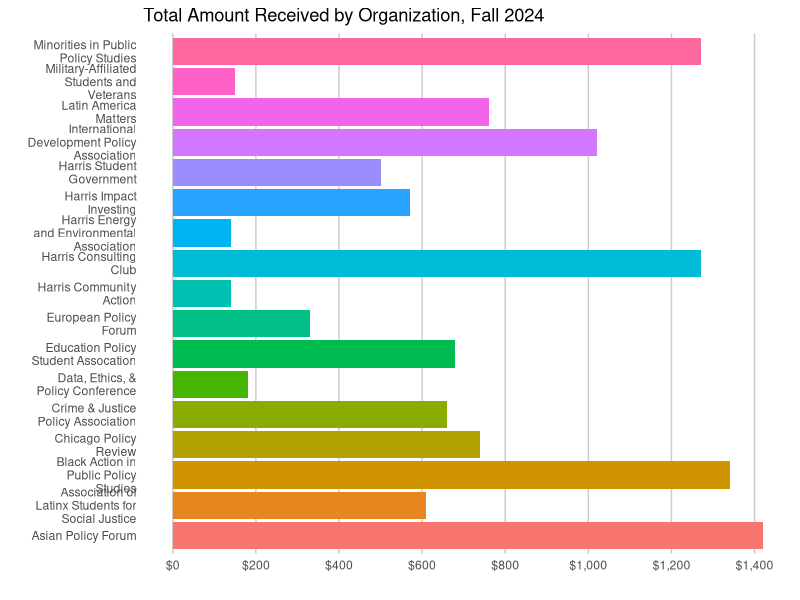
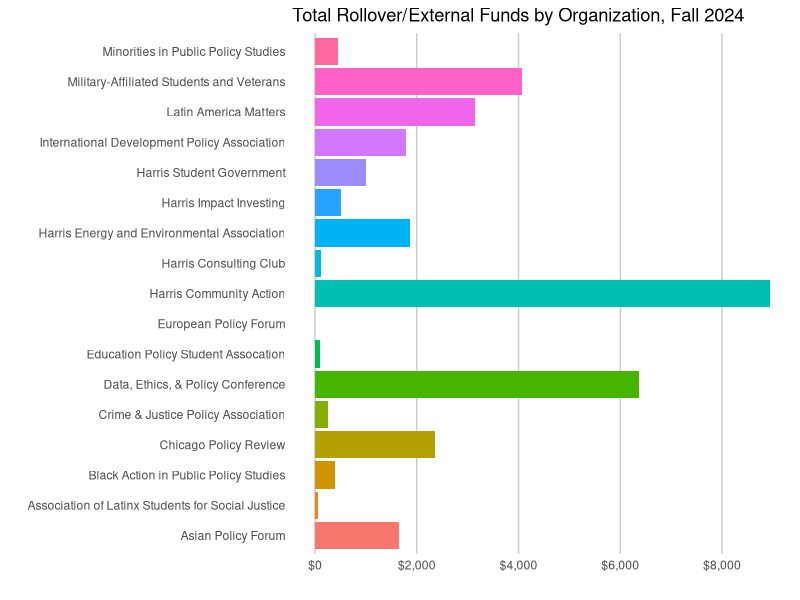
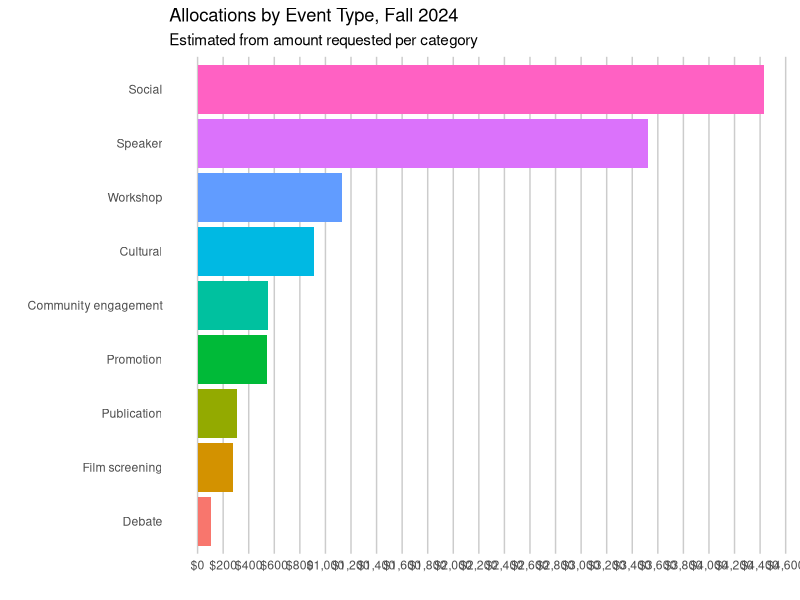
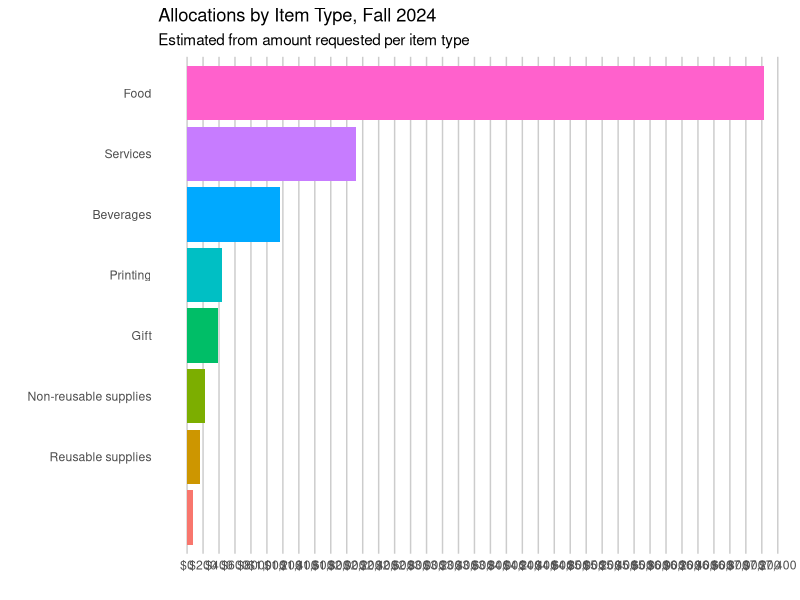

Write the R code that produced these figures, in order.
## ---- chunk 1
knitr::opts_chunk$set(echo = F, warning = F,message = F)
library(tidyverse)
## ---- chunk 2
df = read.csv("2024.csv")
hours = read.csv("hours.csv")

df <- df %>%
  group_by(org) %>%
  mutate(totalrequested=sum(amount)) 

style <- function(p,dist=200) {
  p <- p  +
    xlab("") +
    ylab("") +
    scale_y_continuous(
      breaks = seq(0,10000,by=dist),
      labels = scales::dollar_format()
    ) +
    coord_flip() +
    theme_classic() +
    theme(
      axis.line.y=element_blank(),
      axis.ticks.y=element_blank(),
      axis.line.x=element_blank(),
      axis.ticks.x=element_blank(),
      panel.grid.major.x=element_line(color="gray80")
    )

  return(p)
}
## ---- chunk 3
p <- df %>%
  group_by(org) %>%
  summarize(total=mean(totalreceived)) %>%
  mutate(org=str_wrap(org,20)) %>%
  ggplot(aes(org,total,fill=org)) +
  geom_bar(stat="identity",show.legend=F) +
  labs(title="Total Amount Received by Organization, Fall 2024")

style(p)
## ---- chunk 4
p <- df %>%
  group_by(org) %>%
  summarize(rollover=mean(totalrollover)) %>%
  ggplot(aes(org,rollover,fill=org)) +
  geom_bar(stat="identity",show.legend=F) +
  labs(title="Total Rollover/External Funds by Organization, Fall 2024")
  
style(p,2000)
## ---- chunk 5
p <- df %>%
  group_by(org,category) %>%
  summarize(
    # scale the amount requested by 
    adjusted=sum(amount)/mean(totalrequested)*mean(totalreceived)
  ) %>%
  group_by(category) %>%
  summarize(adjusted=round(sum(adjusted))) %>%
  filter(!is.na(adjusted)) %>%
  mutate(
    category=fct_reorder(str_to_sentence(category), adjusted)
  ) %>%
  ggplot(aes(category,adjusted,fill=category)) +
  geom_bar(stat="identity",show.legend=F) +
  labs(title="Allocations by Event Type, Fall 2024",
       subtitle="Estimated from amount requested per category")

style(p)
## ---- chunk 6
p <- df %>%
  group_by(org,type) %>%
  summarize(
    # scale the amount requested by 
    adjusted=sum(amount)/mean(totalrequested)*mean(totalreceived)
  ) %>%
  group_by(type) %>%
  summarize(adjusted=round(sum(adjusted))) %>%
  filter(!is.na(adjusted)) %>%
  mutate(
    type=fct_reorder(str_to_sentence(type), adjusted)
  ) %>%
  ggplot(aes(type,adjusted,fill=type)) +
  geom_bar(stat="identity",show.legend=F) +
  labs(title="Allocations by Item Type, Fall 2024",
       subtitle="Estimated from amount requested per item type")

style(p)
